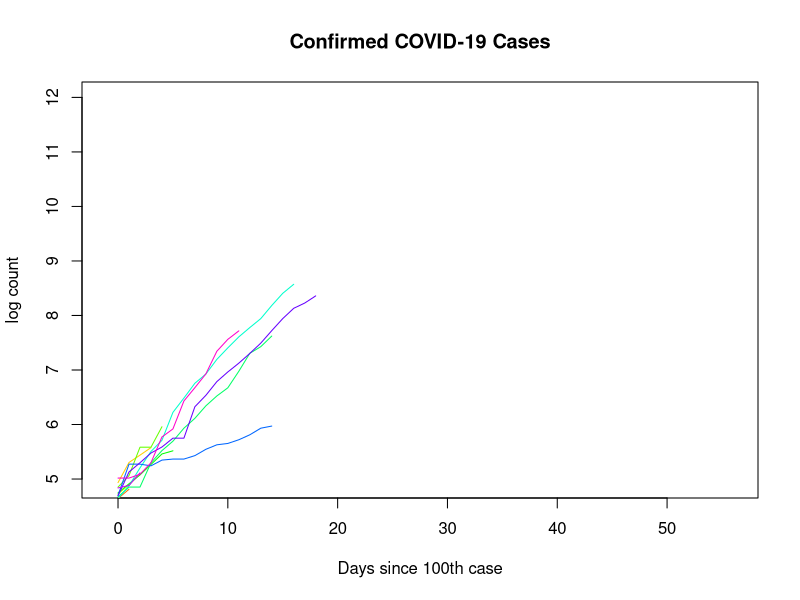
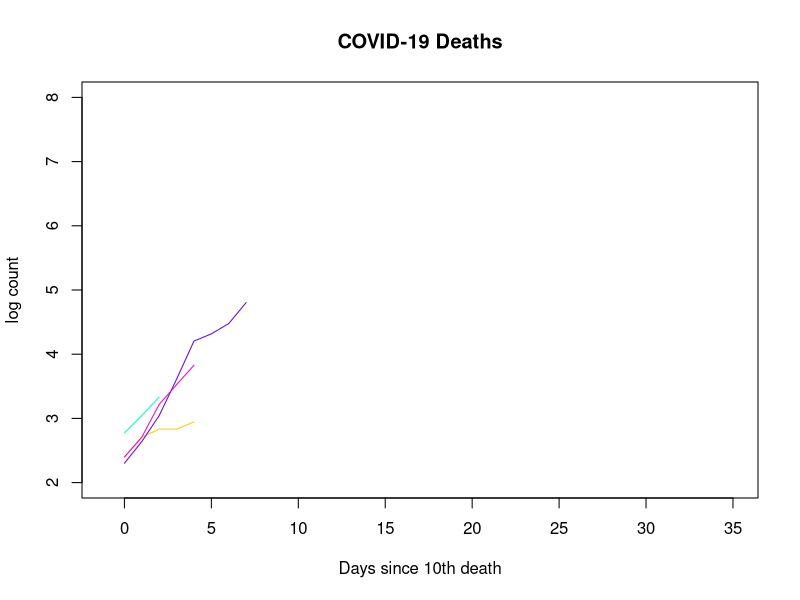

Generate these figures, in order, with R:
rm(list=ls())
library(ggplot2)
library(dplyr)
library(tidyr)
library(RColorBrewer)
library(reshape2)
library(zoo)


#covid data comes from Johns Hopkins University; sourced from Kaggle
covid <- read.csv("covid_19_data.csv",stringsAsFactors = FALSE) 
pop.match <- read.csv("world_bank_pop_match.csv",stringsAsFactors = FALSE) 
pop <- read.csv("wb_population.csv",stringsAsFactors = FALSE) 
pop=merge(pop,pop.match,by="WB.Country.Region",all=FALSE)
covid=merge(covid,pop,by="Country.Region",all=FALSE)
state.pop=read.csv("state_pop_match.csv",stringsAsFactors = FALSE) 
covid$ObservationDate=as.Date(covid$ObservationDate,format="%m/%d/%Y")

covid.state=covid

colors=rainbow(15, alpha = 1, rev = FALSE)

covid=as.data.frame(group_by(covid,ObservationDate,Province.State,Country.Region,Last.Update) %>% summarise(Confirmed = sum(Confirmed),Deaths=sum(Deaths),Recovered=sum(Recovered),population=max(population)))#,state_population=max(state_population,na.rm=T)
covid=merge(covid,as.data.frame(group_by(covid, Province.State) %>% summarise(start=min(ObservationDate))),by=c("Province.State"),all=FALSE) #add date of first case
covid=merge(covid,as.data.frame(group_by(covid, Province.State) %>% filter(Confirmed>=100) %>% summarise(start.c.100=min(ObservationDate))),by="Province.State",all=TRUE) # add date of 100th case
covid=merge(covid,as.data.frame(group_by(covid, Province.State) %>% filter(Deaths>=10) %>% summarise(start.d.10=min(ObservationDate))),by="Province.State",all=TRUE) #add date of 10th death

covid$since_start=covid$ObservationDate-covid$start
covid$since_case_100=covid$ObservationDate-covid$start.c.100
covid$since_death_10=covid$ObservationDate-covid$start.d.10

covid$ObservationDate=as.Date(covid$ObservationDate)
#top countries are those with over 50 cases
covid.top=subset(covid,Confirmed>50)
top.countries=unique(covid.top$Province.State)
covid=arrange(covid,ObservationDate)


#aggregate across states/cities for each country
us.all=subset(covid,Country.Region=="US")
us=as.data.frame(group_by(us.all,ObservationDate, Country.Region) %>% summarise(confirmed = sum(Confirmed),deaths=sum(Deaths),Recovered=sum(Recovered)))
us$ObservationDate=as.Date(us$ObservationDate)

covid.agg=as.data.frame(group_by(covid,ObservationDate, Country.Region) %>% summarise(confirmed = sum(Confirmed),deaths=sum(Deaths),Recovered=sum(Recovered),Population=max(population)))

covid.agg=merge(covid.agg,as.data.frame(group_by(covid.agg, Country.Region) %>% summarise(start=min(ObservationDate))),by=c("Country.Region"),all=TRUE) #add date of first case
covid.agg=merge(covid.agg,as.data.frame(group_by(covid.agg, Country.Region) %>% filter(confirmed>=100) %>% summarise(start.c.100=min(ObservationDate))),by="Country.Region",all=TRUE) # add date of 100th case
covid.agg=merge(covid.agg,as.data.frame(group_by(covid.agg, Country.Region) %>% filter(deaths>=10) %>% summarise(start.d.10=min(ObservationDate))),by="Country.Region",all=TRUE) #add date of 10th death
#covid.agg=as.data.frame(group_by(covid.agg, Country.Region) %>% mutate(confirmed.pc=confirmed/population),deaths.pc=deaths/population))

covid.agg$since_start=covid.agg$ObservationDate-covid.agg$start
covid.agg$since_case_100=covid.agg$ObservationDate-covid.agg$start.c.100
covid.agg$since_death_10=covid.agg$ObservationDate-covid.agg$start.d.10



covid.agg$ObservationDate=as.Date(covid.agg$ObservationDate)
#top countries are those with over 500 cases
covid.agg.top=subset(covid.agg,confirmed>50)
top.countries=unique(covid.agg.top$Country.Region)
covid.agg=arrange(covid.agg,ObservationDate)

#log
measures=c("confirmed","deaths","Recovered")
for (i in 1:3){
  covid.agg[,paste0(measures[i],".log")]=log(covid.agg[,measures[i]])
}

#plots

plot(x=covid.agg[covid.agg$Country.Region==top.countries[1] & covid.agg$since_case_100>(-1 ),"since_case_100"],y=log(covid.agg[covid.agg$Country.Region==top.countries[1] & covid.agg$since_case_100>(-1 ),"confirmed"]),type='l',xlab="Days since 100th case",ylab="log count",main="Confirmed COVID-19 Cases",ylim=c(min(covid.agg[covid.agg$Country.Region==top.countries[i] & covid.agg$since_case_100>(-1 ),"confirmed.log"]),12),xlim=c(-1,56))


for (i in (2:length(top.countries))){
  lines(x=covid.agg[covid.agg$Country.Region==top.countries[i] & covid.agg$since_case_100>(-1 ),"since_case_100"] ,y=covid.agg[covid.agg$Country.Region==top.countries[i] & covid.agg$since_case_100>(-1 ),"confirmed.log"],col=colors[i])
}


#deaths
plot(x=covid.agg[covid.agg$Country.Region==top.countries[1] & covid.agg$since_death_10>(-1 ),"since_death_10"],y=log(covid.agg[covid.agg$Country.Region==top.countries[1] & covid.agg$since_death_10>(-1 ),"deaths"]),type='l',xlab="Days since 10th death",ylab="log count",main="COVID-19 Deaths",ylim=c(2,8),xlim=c(-1,35))


for (i in (2:length(top.countries))){
  lines(x=covid.agg[covid.agg$Country.Region==top.countries[i] & covid.agg$since_death_10>(-1 ),"since_death_10"] ,y=covid.agg[covid.agg$Country.Region==top.countries[i] & covid.agg$since_death_10>(-1 ),"deaths.log"],col=colors[i])
}

covid.agg.confirmed=dcast(covid.agg,since_case_100~Country.Region,value.var="confirmed")
covid.agg.confirmed.log=dcast(covid.agg,since_case_100~Country.Region,value.var="confirmed.log")

colnames(covid.agg)=c("Country.Region","Date","Confirmed Cases","Deaths","Recovered Cases","Population","start"      ,"start.c.100","start.d.10","Since 1st Case","Since 100th Case","Since 10th Death","confirmed.log","deaths.log","Recovered.log")


covid=as.data.frame(group_by(covid, Province.State) %>% mutate(case.max=max(Confirmed,na.rm=T))) # find max number of cases per country

colnames(covid)=c("Province.State","Date","Country.Region","Last.Update","Confirmed Cases","Deaths","Recovered Cases","Population","start","start.c.100","start.d.10","Since 1st Case","Since 100th Case","Since 10th Death","Case_Max")
covid=subset(covid,Case_Max>=50) #limit states to those with at least 50 cases (~20th percentile)
covid$Case_Max=NULL


#Add data on testing and hospitalizations

covid.state=merge(covid[covid$Country.Region=="US",],state.pop,by="Province.State",all.x=TRUE)
tests <- read.csv("states-daily.csv",stringsAsFactors = FALSE) 
tests$date=as.Date(as.character(tests$date),format="%Y%m%d")
colnames(tests)[c(1,2)]=c("Date","state_ab")
covid.state=merge(covid.state,tests,by=c("Date","state_ab"),all.x=TRUE)
colnames(covid.state)=c("Date","state_ab","Province.State","Country.Region","Last.Update","Confirmed Cases","Deaths (JHU count)","Recovered Cases","Population","start","start.c.100","start.d.10","Since 1st Case","Since 100th Case","Since 10th Death","state","state_population","Positive Tests","Negative Tests","Pending Tests","Hospitalized Cases","Deaths","Total Tests","dateChecked")


#covid.state=merge(covid.state,tests,by="")
